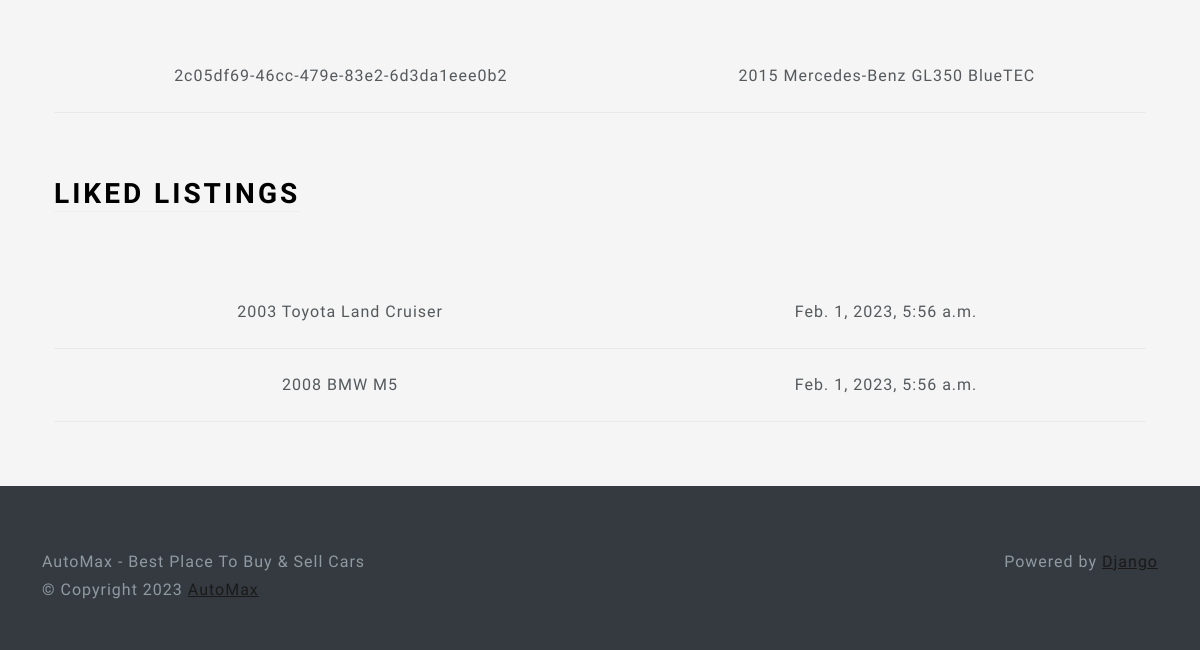
Before: /profile/ (signed in, lower part) with the older database file.
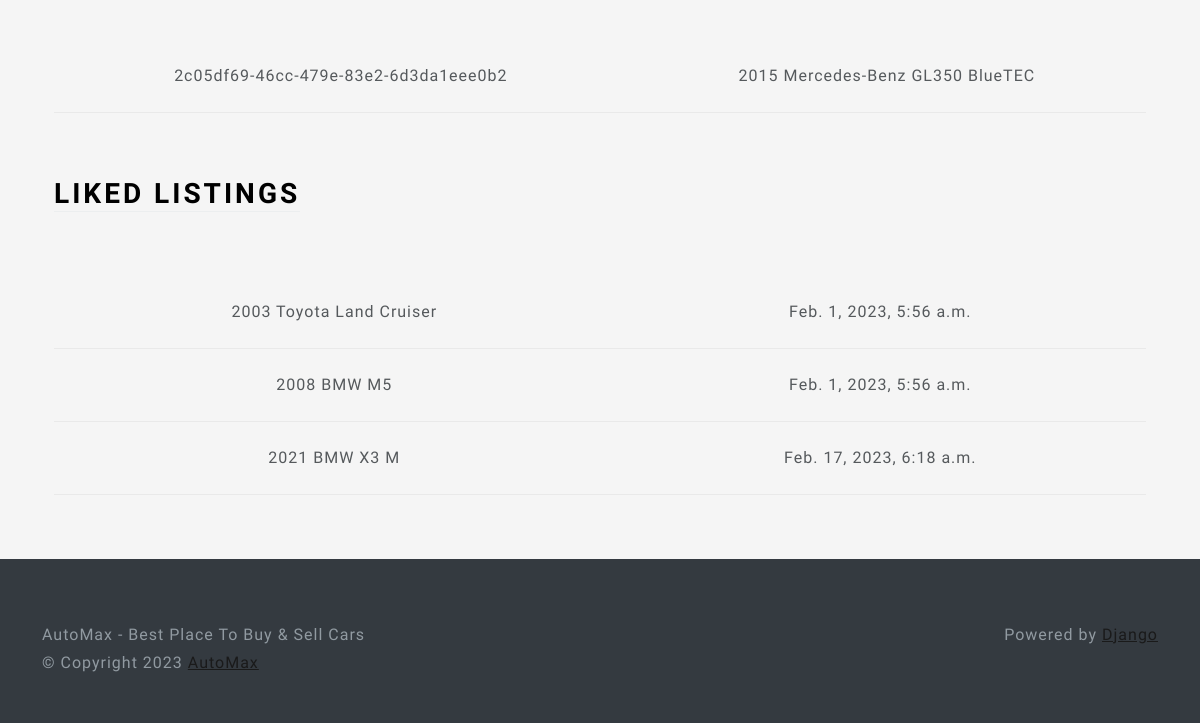
After: the same page with the newer database file.
### main/models.py (models this page shows, shortened)
class Listing(models.Model):
    id = models.UUIDField(primary_key=True, default=uuid.uuid4, unique=True, editable=False)
    created_at = models.DateTimeField(auto_now_add=True)
    updated_at = models.DateTimeField(auto_now=True)
    seller = models.ForeignKey(Profile, on_delete=models.CASCADE)
    brand = models.CharField(max_length=24, choices=CAR_BRANDS, default=None)
    model = models.CharField(max_length=64)
    vin = models.CharField(max_length=17)
    mileage = models.IntegerField(default=0)
    color = models.CharField(max_length=24)
    description = models.TextField()
    engine = models.CharField(max_length=24)
    transmission = models.CharField(max_length=24, choices=TRANSMISSION_OPTIONS, default=None)
    location = models.OneToOneField(Location, on_delete=models.SET_NULL, null=True)
    image = models.ImageField(upload_to=user_listing_path)

class LikedListing(models.Model):
    profile = models.ForeignKey(Profile, on_delete=models.CASCADE)
    listing = models.ForeignKey(Listing, on_delete=models.CASCADE)
    like_date = models.DateTimeField(auto_now_add=True)

### users/views.py (the view, shortened to what this page needs)
# urls.py: path('profile/', ProfileView.as_view(),name='profile')
@method_decorator(login_required, name='dispatch')
class ProfileView(View):
    def get(self, request):
        user_listings = Listing.objects.filter(seller=request.user.profile)
        user_liked_listings = LikedListing.objects.filter(profile=request.user.profile).all()
        user_form = UserForm(instance=request.user)
        profile_form = ProfileForm(instance=request.user.profile)
        location_form = Location_form(instance=request.user.profile.location)
        return render(request, 'views/profile.html', context={
                                                    'user_form': user_form,
                                                    'profile_form': profile_form,
                                                    'location_form': location_form,
                                                    'user_listings': user_listings,
                                                    'user_liked_listings': user_liked_listings
                                                    })

### users/templates/views/profile.html (shortened to what this page needs)
{% extends 'base/base.html' %}
{% load static %}
{% load crispy_forms_tags %}
{% block 'body' %}
<div class="container-fluid text-center py-5">
    <div class="container px-4">
        <div class="row g-4 py-5">
        </div>
        <table class="table table-hover">
            <tbody>
                {% for listing in user_listings %}
                <tr>
                    <td>{{listing.id}}</td>
                    <td>{{listing.model}}</td>
                </tr>
                {% endfor %}
            </tbody>
        </table>
    </div>
    <div class="container px-4">
        <div class="row g-4 py-5">
            <div class="col d-flex align-items-start">
                <h2 class="mb-3 border-bottom" style="color:black;">
                    Liked Listings </h2>
                </div>
        </div>
        <table class="table table-hover">
            <tbody>
                {% for liked_listing in user_liked_listings %}
                <tr>
                    <td>{{liked_listing.listing.model}}</td>
                    <td>{{liked_listing.like_date}}</td>
                </tr>
                {% endfor %}
            </tbody>
        </table>
    </div>
</div>
{% endblock %}

### main/templates/base/base.html (shortened to what this page needs)
{% load static %}
<!DOCTYPE html>
<html lang="en" class="h-100">
<head>
    <link href="{% static 'css/bootstrap.min.css' %}" rel="stylesheet">
    <link href="{% static 'css/style.css' %}" rel="stylesheet">
</head>
<body>
    {% block 'body'%}
    {% endblock %}
</body>
{% block 'footer' %}
<footer class="footer text-muted bg-dark py-5">
    <div class="container">
        <p class="float-end mb-1">Powered by <a href="">Django</a></p>
        <p class="mb-1">AutoMax - Best Place To Buy & Sell Cars</p>
        <p class="mb-0">© Copyright {% now 'Y' %} <a href="">AutoMax</a></p>
    </div>
</footer>
{% endblock %}
</html>

### main/static/css/style.css (style rules this page uses)
html, body { height: 100%; }
body { align-items: center; padding-bottom: 40px; background-color: #f5f5f5; }
.h2, h2 { color: white; }

Changed rows visible on the page:
added LikedListing: listing.model "2021 BMW X3 M", like_date "Feb. 17, 2023, 6:18 a.m."
